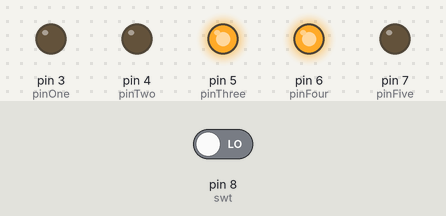
A sketch run on a simulated Arduino Uno, built with avr-gcc and run on an emulated ATmega328P. Shown: output pins drawn as LEDs (lit = HIGH). The test bench sets the inputs (shaded band); at power-on: pin 8 (swt) LOW.

Above: at 5.1 s.
At 16.8 s:
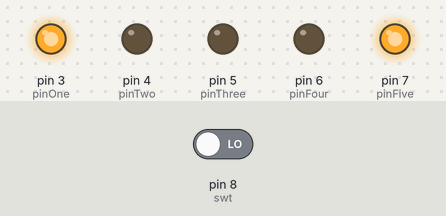
16.9 s: pin 8 (swt) driven HIGH
At 19.4 s:
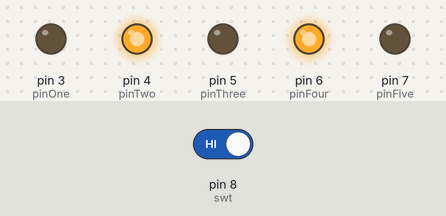
Timing chart, 0 to 44.5 s (numbered marks = the images above; inputs shaded):
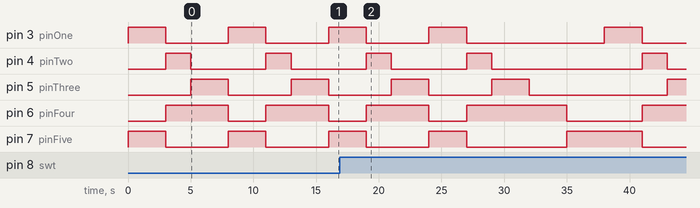

The sketch:

traffic_pedestrain_light.ino
```cpp
//variable declaration
int pinOne = 3;
int pinTwo = 4;
int pinThree = 5;
int pinFour = 6;
int pinFive = 7;
int socketValue = 0;
int swt = 8;

void setup() {
  // put your setup code here, to run once:

  //DEFINE OUTPUT PIN
  pinMode(pinOne, OUTPUT);
  pinMode(pinTwo, OUTPUT);
  pinMode(pinThree, OUTPUT);
  pinMode(pinFour, OUTPUT);
  pinMode(pinFive, OUTPUT);

  //DEFINE INPUT PIN
  pinMode(swt, INPUT);

}

void loop() {
  // put your main code here, to run repeatedly:
socketValue = digitalRead(swt);

  //Traffic light red
  digitalWrite(pinOne, HIGH);
  digitalWrite(pinFive, HIGH);
  delay(3000);
  digitalWrite(pinOne, LOW);
  digitalWrite(pinFive, LOW);

  //Traffic light yellow
  digitalWrite(pinTwo, HIGH);
  digitalWrite(pinFour, HIGH);
  delay(2000);
  digitalWrite(pinTwo, LOW);
  digitalWrite(pinFour, LOW);

  //Traffic light green
  digitalWrite(pinThree, HIGH);
  digitalWrite(pinFour, HIGH);
  delay(3000);
  digitalWrite(pinThree, LOW);
  digitalWrite(pinFour, LOW);

  if (socketValue) {
    //Pedestrain light green

       digitalWrite(pinFour, HIGH);
       delay(3000);
       digitalWrite(pinFour, LOW);

       digitalWrite(pinFive, HIGH);
       delay(3000);
       digitalWrite(pinFive, LOW);
    }

}
```
